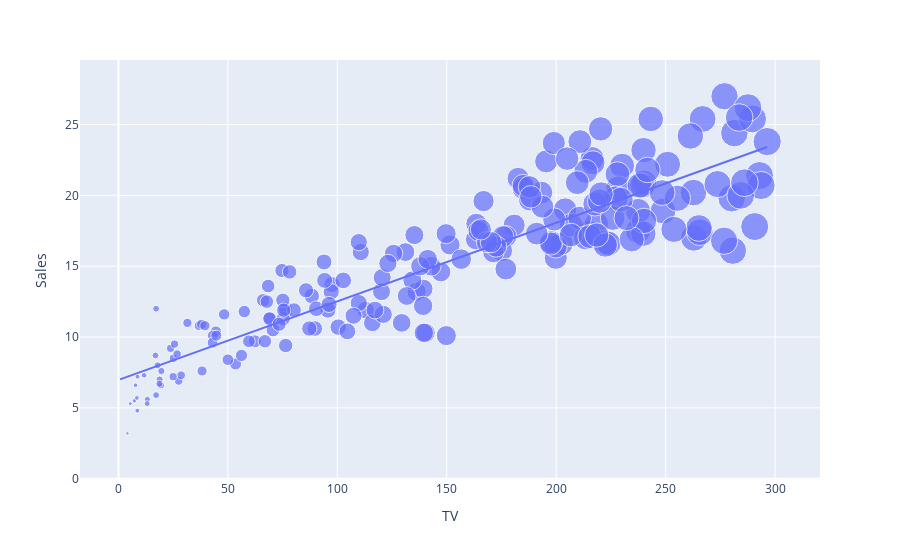

Here is the notebook cell this chart was saved with:
### Code cell
a.show()

### Figure 1 — Plotly figure (JSON) as saved in the notebook; plotly's stock layout.template omitted (floating-point values rounded to 4 significant figures; data arrays with more than 128 entries replaced by an {"elided": "..."} marker saying what was removed)
{"data": [{"hovertemplate": "TV=%{marker.size}<br>Sales=%{y}<extra></extra>", "legendgroup": "", "marker": {"color": "#636efa", "size": {"elided": "200 float values"}, "sizemode": "area", "sizeref": 0.741, "symbol": "circle"}, "mode": "markers", "name": "", "orientation": "v", "showlegend": false, "type": "scatter", "x": {"elided": "200 float values"}, "xaxis": "x", "y": {"elided": "200 float values"}, "yaxis": "y"}, {"hovertemplate": "<b>OLS trendline</b><br>Sales = 0.0554648 * TV + 6.97482<br>R<sup>2</sup>=0.812176<br><br>TV=%{x}<br>Sales=%{y} <b>(trend)</b><extra></extra>", "legendgroup": "", "marker": {"color": "#636efa", "symbol": "circle"}, "mode": "lines", "name": "", "showlegend": false, "type": "scatter", "x": {"elided": "200 float values"}, "xaxis": "x", "y": {"elided": "200 float values"}, "yaxis": "y"}], "layout": {"legend": {"itemsizing": "constant", "tracegroupgap": 0}, "margin": {"t": 60}, "xaxis": {"anchor": "y", "domain": [0, 1], "title": {"text": "TV"}}, "yaxis": {"anchor": "x", "domain": [0, 1], "title": {"text": "Sales"}}}}
